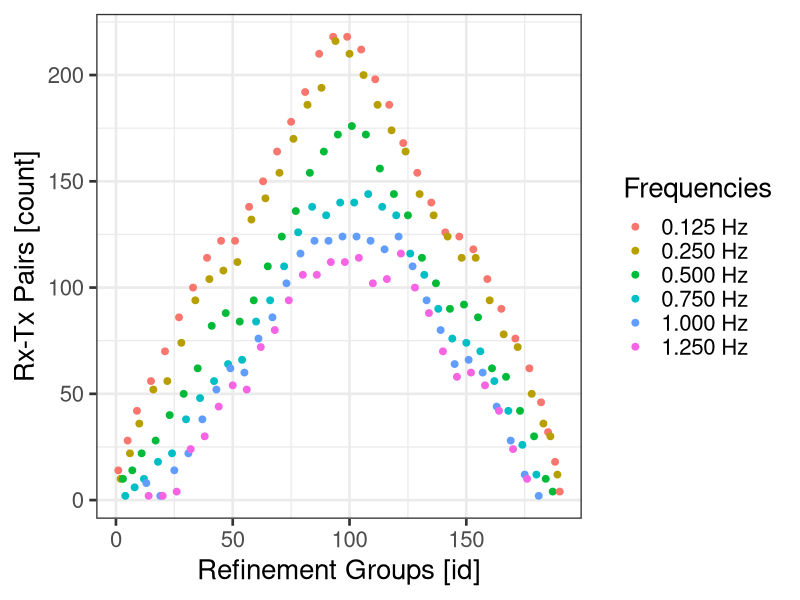

Recreate this plot in R.
options(crayon.enabled=FALSE)
library(tidyverse) 
library(patchwork)

read_csv("../data/comb.csv", progress=FALSE, show_col_types = FALSE, col_types="iiiiii") -> comb

tibble(
  freq.name=c(0.125, 0.250, 0.500, 0.750,  1.00,  1.25)
) %>% 
  mutate(freq=row_number()) %>% 
  mutate(freq.name=paste(sprintf("%.3f",freq.name), "Hz")) -> hz 

comb %>% 
#  print %>% 
  left_join(hz, by = "freq") %>%
  ggplot(aes(x=Group,y=RxTx.pairs, color=as.factor(freq.name)))+
  geom_point(size=2)+
#  geom_line()+
#  geom_smooth(alpha=.1)+
  labs(x="Refinement Groups [id]",y="Rx-Tx Pairs [count]", color="Frequencies")+
  theme_bw(base_size=20) -> p 

#p
#dev.off()
ggsave(
  dpi = 100,
 filename="figure_5.png",
 plot = p,
 #path = "~/Documents/2022/CMP223/artigo_final/evaluation/images",
 path = "../images",
 width = 8,
 height = 5
)

#0.125–1.25
# 0.125Hz 0.350 0.575 0.800 1.025 1.250

#p
